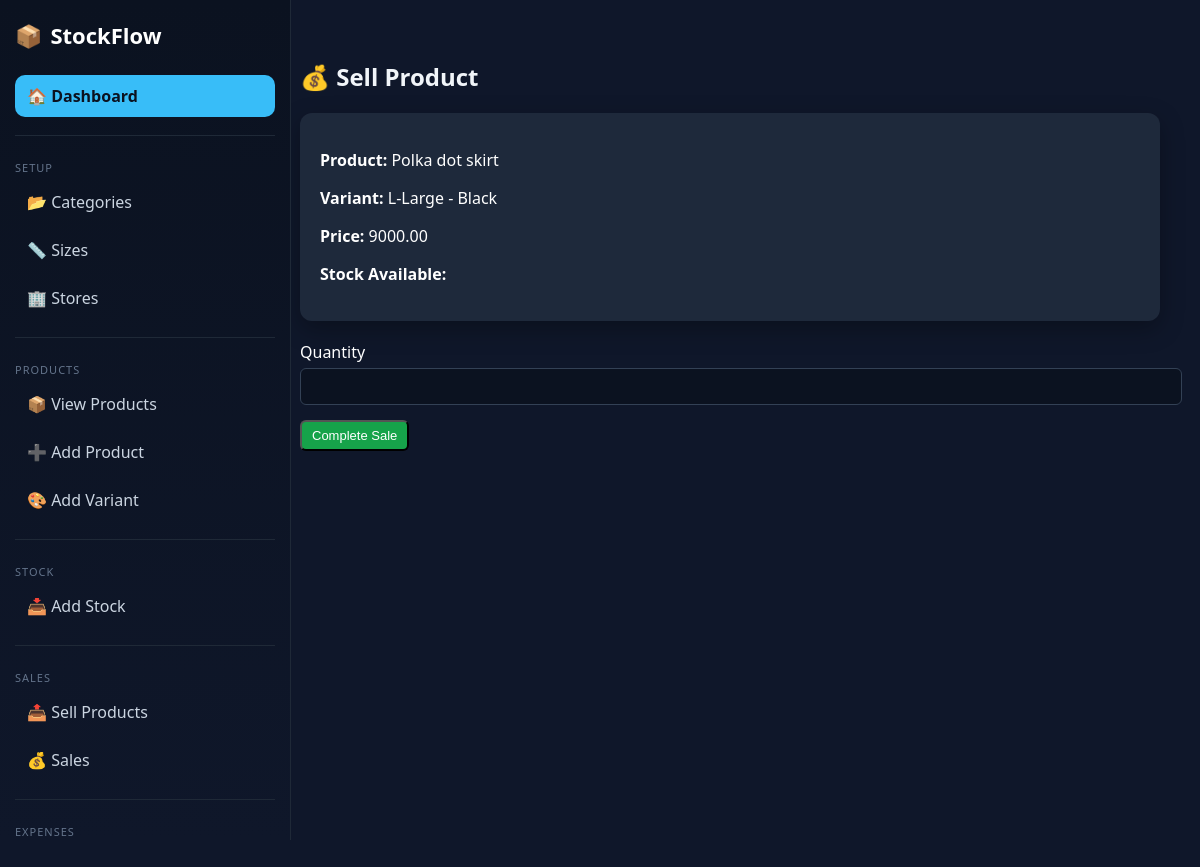
The page /inventory/sell/3/ (signed in) on the database its author committed.
### inventory/models.py (models this page shows, shortened)
class ProductVariant(models.Model):
    product = models.ForeignKey('Product', on_delete=models.CASCADE, related_name="variants")
    size = models.ForeignKey(Size, on_delete=models.SET_NULL, null=True, blank=True)
    color = models.CharField(max_length=30, blank=True, null=True)
    price = models.DecimalField(max_digits=10, decimal_places=2, validators=[MinValueValidator(0.01)])

class Product(models.Model):
    product_name = models.CharField(max_length=200)
    category = models.ForeignKey(
        'Category',
        on_delete=models.PROTECT,
        related_name="products",
    )
    price = models.DecimalField(max_digits=10, decimal_places=2)
    image = models.ImageField(upload_to='products/', null=True, blank=True)
    sizes = models.ManyToManyField(Size, blank=True)

class Size(models.Model):
    name = models.CharField(max_length=10)  # S, M, L, XL
    def __str__(self):
        return self.name

### inventory/views.py (the view, shortened to what this page needs)
# urls.py: path('sell/<int:variant_id>/',views.sell_product, name='sell_product'),
@login_required
def sell_product(request, variant_id):
    variant = get_object_or_404(ProductVariant, id=variant_id)
    stock_obj = Stock.objects.filter(variant=variant).first()
    return render(request, "inventory/sell_product.html", {
        "variant": variant,
        "stock": stock_obj
    })

### inventory/templates/inventory/sell_product.html (shortened to what this page needs)
{% extends 'base.html' %}
{% load static %}
{% block content %}
<div class="form-container">
    <h2>💰 Sell Product</h2>
    <div class="card">
        <p>
            <strong>Product:</strong>
            {{ variant.product.product_name }}
        </p>
        <p>
            <strong>Variant:</strong>
            {{ variant.size }} - {{ variant.color }}
        </p>
        <p>
            <strong>Price:</strong>
            {{ variant.price }}
        </p>
        <p>
            <strong>Stock Available:</strong>
        </p>
    </div>
    <form method="POST">
        <label>Quantity</label>
        <input
            type="number"
            name="quantity"
            min="1"
            required
        >
        <button type="submit" class="btn">
            Complete Sale
        </button>
    </form>
</div>
{% endblock %}

### inventory/static/inventory/base.css (style rules this page uses)
body { margin: 0; font-family: 'Segoe UI', sans-serif; background: #0f172a; color: #fff; }
.card { background: #1e293b; padding: 20px; border-radius: 12px; margin-bottom: 20px; box-shadow: 0 8px 25px rgba(0,0,0,0.3); }
.btn { background: #16a34a; color: white; padding: 6px 10px; border-radius: 6px; text-decoration: none; font-size: 13px; display: inline-block; }
h1, h2, h3 { color: #f1f5f9; }
input, select, textarea { width: 100%; padding: 10px; margin-top: 5px; margin-bottom: 15px; border-radius: 6px; border: 1px solid #334155; background: #0b1220; color: white; outline: none; }

### rows shown on the page
ProductVariant: product.product_name "Polka dot skirt", size "L-Large", color "Black", price "9000.00"
